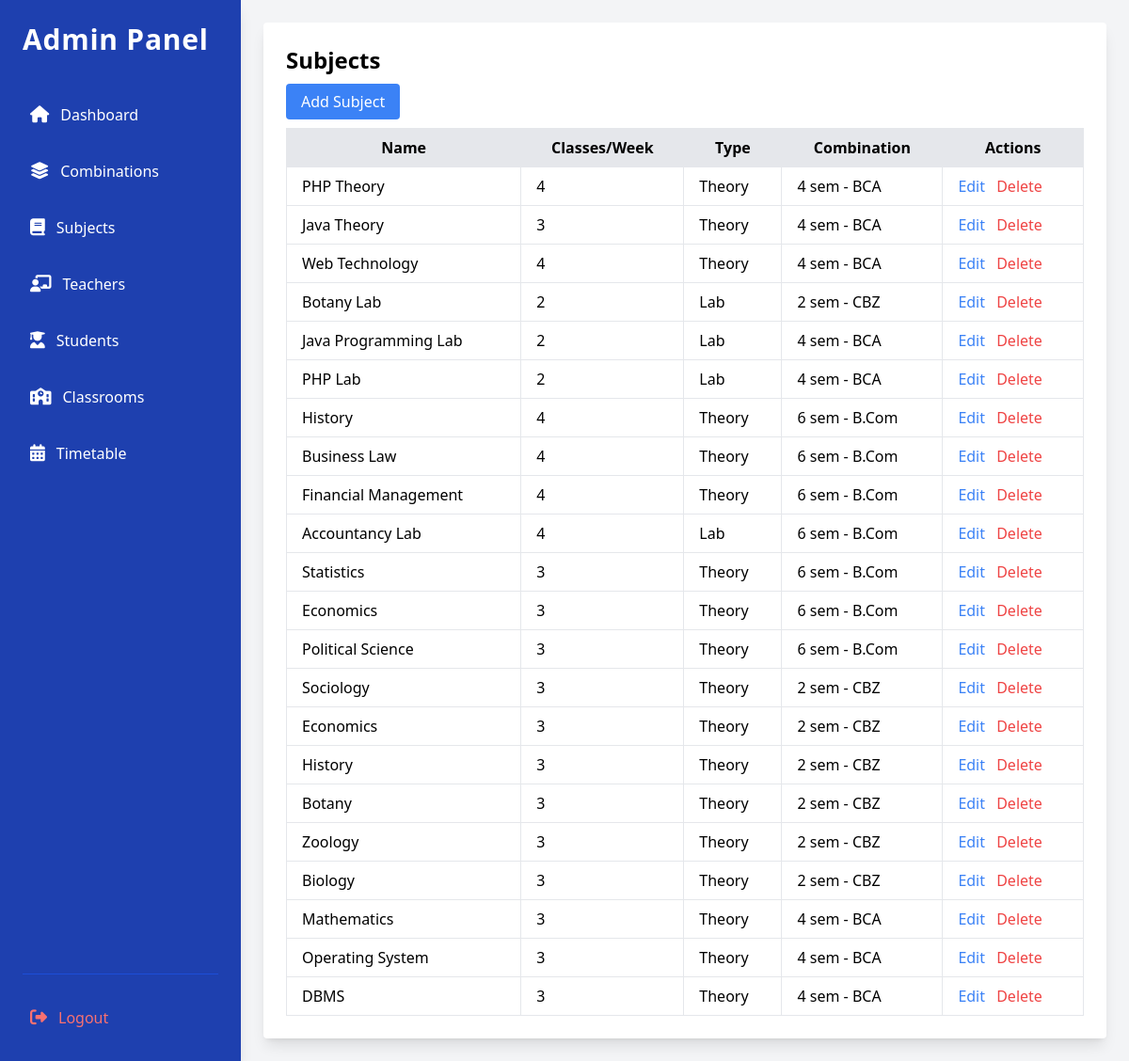
Page /src/views/admin/subject.php (signed in) on the committed database.
### tables this page shows
CREATE TABLE `subjects` (
  `id` int(11) NOT NULL,
  `name` varchar(100) NOT NULL,
  `min_classes_per_week` int(11) NOT NULL,
  `type` enum('theory','lab') NOT NULL,
  `combination_id` int(11) NOT NULL
);

CREATE TABLE `combinations` (
  `id` int(11) NOT NULL,
  `name` varchar(100) NOT NULL,
  `department` varchar(100) NOT NULL,
  `semester` int(11) NOT NULL
);

### src/models/Subject.php (called while the page is built, shortened)
<?php
class Subject {
    private $conn;
    private $table_name = "subjects";
    public function __construct($db) {
        $this->conn = $db;
    }
    public function getAllSubjects() {
        $query = "SELECT subjects.*, combinations.name AS combination_name , combinations.semester As combination_semester
                  FROM " . $this->table_name . "
                  JOIN combinations ON subjects.combination_id = combinations.id
                  ORDER BY subjects.id DESC";
        $stmt = $this->conn->prepare($query);
        $stmt->execute();
        return $stmt->fetchAll(PDO::FETCH_ASSOC);
    }
}
?>

### src/views/admin/subject.php (the view, shortened to what this page needs)
<?php
include_once '../../models/Subject.php';
$database = new Database();
$db = $database->getConnection();
$subject = new Subject($db);
$subjects = $subject->getAllSubjects();
?>
<?php include_once(__DIR__ . '/header.php'); ?>
    <div class="max-w-4xl mx-auto bg-white p-6 rounded shadow-lg">
        <h2 class="text-2xl font-semibold mb-4">Subjects</h2>
        <a href="add_subject.php" class="bg-blue-500 text-white px-4 py-2 rounded">Add Subject</a>
        <table class="w-full mt-4 border-collapse border border-gray-300">
            <thead>
                <tr class="bg-gray-200">
                    <th class="border px-4 py-2">Name</th>
                    <th class="border px-4 py-2">Classes/Week</th>
                    <th class="border px-4 py-2">Type</th>
                    <th class="border px-4 py-2">Combination</th>
                    <th class="border px-4 py-2">Actions</th>
                </tr>
            </thead>
            <tbody>
            <?php if (!empty($subjects)) { ?>
                <?php foreach ($subjects as $sub) { ?>
                    <tr>
                        <td class="border px-4 py-2"><?= $sub['name']; ?></td>
                        <td class="border px-4 py-2"><?= $sub['min_classes_per_week']; ?></td>
                        <td class="border px-4 py-2"><?= ucfirst($sub['type']); ?></td>
                        <td class="border px-4 py-2"><?= $sub['combination_semester']; ?> sem - <?= $sub['combination_name']; ?></td>
                        <td class="border px-4 py-2">
                            <a href="edit_subject.php?id=<?= $sub['id']; ?>" class="text-blue-500">Edit</a>
                            <a href="../../controllers/SubjectController.php?delete=<?= $sub['id']; ?>" class="text-red-500 ml-2" onclick="return confirm('Are you sure you want to delete this subject?')">Delete</a>
                        </td>
                    </tr>
                <?php } ?>
                <?php } else { ?>
                        <tr>
                            <td colspan="8" class="text-center text-gray-500 p-4">No teachers found.</td>
                        </tr>
                    <?php } ?>
            </tbody>
        </table>
    </div>
<?php include_once(__DIR__ . '/footer.php'); ?>

### rows in the picture
subjects: name "PHP Theory", min_classes_per_week "4", type "Theory", combination.semester "4", combination.name "BCA"
subjects: name "Java Theory", min_classes_per_week "3", type "Theory", combination.semester "4", combination.name "BCA"
subjects: name "Web Technology", min_classes_per_week "4", type "Theory", combination.semester "4", combination.name "BCA"
subjects: name "Botany Lab", min_classes_per_week "2", type "Lab", combination.semester "2", combination.name "CBZ"
subjects: name "Java Programming Lab", min_classes_per_week "2", type "Lab", combination.semester "4", combination.name "BCA"
subjects: name "PHP Lab", min_classes_per_week "2", type "Lab", combination.semester "4", combination.name "BCA"
subjects: name "History", min_classes_per_week "4", type "Theory", combination.semester "6", combination.name "B.Com"
subjects: name "Business Law", min_classes_per_week "4", type "Theory", combination.semester "6", combination.name "B.Com"
subjects: name "Financial Management", min_classes_per_week "4", type "Theory", combination.semester "6", combination.name "B.Com"
subjects: name "Accountancy Lab", min_classes_per_week "4", type "Lab", combination.semester "6", combination.name "B.Com"
subjects: name "Statistics", min_classes_per_week "3", type "Theory", combination.semester "6", combination.name "B.Com"
subjects: name "Economics", min_classes_per_week "3", type "Theory", combination.semester "6", combination.name "B.Com"
subjects: name "Political Science", min_classes_per_week "3", type "Theory", combination.semester "6", combination.name "B.Com"
subjects: name "Sociology", min_classes_per_week "3", type "Theory", combination.semester "2", combination.name "CBZ"
subjects: name "Economics", min_classes_per_week "3", type "Theory", combination.semester "2", combination.name "CBZ"
subjects: name "History", min_classes_per_week "3", type "Theory", combination.semester "2", combination.name "CBZ"
subjects: name "Botany", min_classes_per_week "3", type "Theory", combination.semester "2", combination.name "CBZ"
subjects: name "Zoology", min_classes_per_week "3", type "Theory", combination.semester "2", combination.name "CBZ"
subjects: name "Biology", min_classes_per_week "3", type "Theory", combination.semester "2", combination.name "CBZ"
subjects: name "Mathematics", min_classes_per_week "3", type "Theory", combination.semester "4", combination.name "BCA"
subjects: name "Operating System", min_classes_per_week "3", type "Theory", combination.semester "4", combination.name "BCA"
subjects: name "DBMS", min_classes_per_week "3", type "Theory", combination.semester "4", combination.name "BCA"
